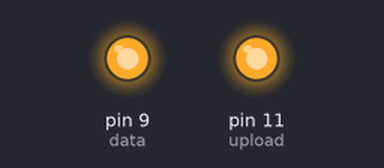
The sketch below on a simulated Arduino Uno, built with avr-gcc and run on an emulated ATmega328P. On the bench: output pins drawn as LEDs (lit = HIGH). Pins used as bus, display or sensor lines are not drawn.

Above: at 0.2 s.
At 2.2 s:
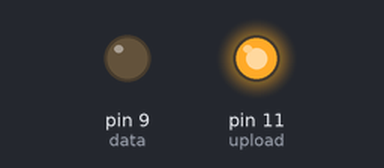
Timing chart, 0 to 4.6 s (numbered marks = the images above):
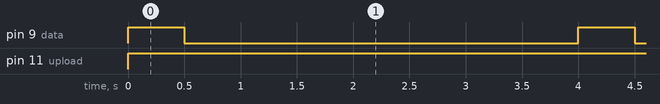

The sketch:

20181106_exec32.ino
```cpp
int data=9;
int push=10;
int upload=11;
int a=0;
void setup() {
  pinMode(data,OUTPUT);
  pinMode(push,OUTPUT);
  pinMode(upload,OUTPUT);
}
void loop() {
  digitalWrite(upload,LOW);
  digitalWrite(push,LOW);
  if(a==0)
  { digitalWrite(data,HIGH);
   }else{digitalWrite(data,LOW);}
  a++;
  if(a==8){ a=0;}
  digitalWrite(push,HIGH);
  digitalWrite(push,LOW);
  digitalWrite(upload,HIGH);
  delay(500);
}
```

Measured:
- by itself, pin 9 (data): alternates HIGH for 0.50 s and LOW for 3.5 s
- by itself, pin 11 (upload): LOW → HIGH at 0.00 s
